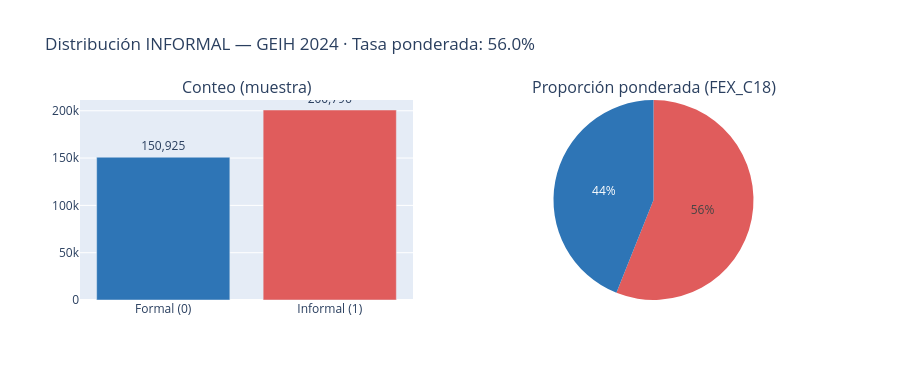

Source (notebook cell):
### Markdown cell above
---
### Distribución de la variable objetivo

### Code cell
n_total    = len(df)
n_informal = (df['INFORMAL'] == 1).sum()
n_formal   = (df['INFORMAL'] == 0).sum()
tasa_pond  = (df['INFORMAL'] * df['FEX_C18']).sum() / df['FEX_C18'].sum() * 100

fig = make_subplots(rows=1, cols=2,
                    subplot_titles=['Conteo (muestra)', 'Proporción ponderada (FEX_C18)'],
                    specs=[[{'type':'bar'}, {'type':'pie'}]])

fig.add_trace(go.Bar(
    x=['Formal (0)', 'Informal (1)'],
    y=[n_formal, n_informal],
    marker_color=['#2E75B6', '#E05C5C'],
    text=[f'{n_formal:,}', f'{n_informal:,}'],
    textposition='outside'
), row=1, col=1)

w_f = df[df['INFORMAL']==0]['FEX_C18'].sum()
w_i = df[df['INFORMAL']==1]['FEX_C18'].sum()
fig.add_trace(go.Pie(
    labels=['Formal', 'Informal'],
    values=[w_f, w_i],
    marker_colors=['#2E75B6', '#E05C5C']
), row=1, col=2)

fig.update_layout(
    title=f'Distribución INFORMAL — GEIH 2024 · Tasa ponderada: {tasa_pond:.1f}%',
    showlegend=False, height=380
)
fig.show()
fig.write_html(OUT_DIR / 'viz_01_target.html')
print(f'Informalidad ponderada (DANE): {tasa_pond:.1f}%')

### Figure 1 — Plotly figure (JSON) as saved in the notebook; plotly's stock layout.template omitted (floating-point values rounded to 4 significant figures)
{"data": [{"marker": {"color": ["#2E75B6", "#E05C5C"]}, "text": ["150,925", "200,796"], "textposition": "outside", "type": "bar", "x": ["Formal (0)", "Informal (1)"], "xaxis": "x", "y": [150925, 200796], "yaxis": "y"}, {"domain": {"x": [0.55, 1], "y": [0, 1]}, "labels": ["Formal", "Informal"], "marker": {"colors": ["#2E75B6", "#E05C5C"]}, "type": "pie", "values": [123600000.0, 157600000.0]}], "layout": {"annotations": [{"font": {"size": 16}, "showarrow": false, "text": "Conteo (muestra)", "x": 0.225, "xanchor": "center", "xref": "paper", "y": 1, "yanchor": "bottom", "yref": "paper"}, {"font": {"size": 16}, "showarrow": false, "text": "Proporción ponderada (FEX_C18)", "x": 0.775, "xanchor": "center", "xref": "paper", "y": 1, "yanchor": "bottom", "yref": "paper"}], "height": 380, "showlegend": false, "title": {"text": "Distribución INFORMAL — GEIH 2024 · Tasa ponderada: 56.0%"}, "xaxis": {"anchor": "y", "domain": [0, 0.45]}, "yaxis": {"anchor": "x", "domain": [0, 1]}}}
